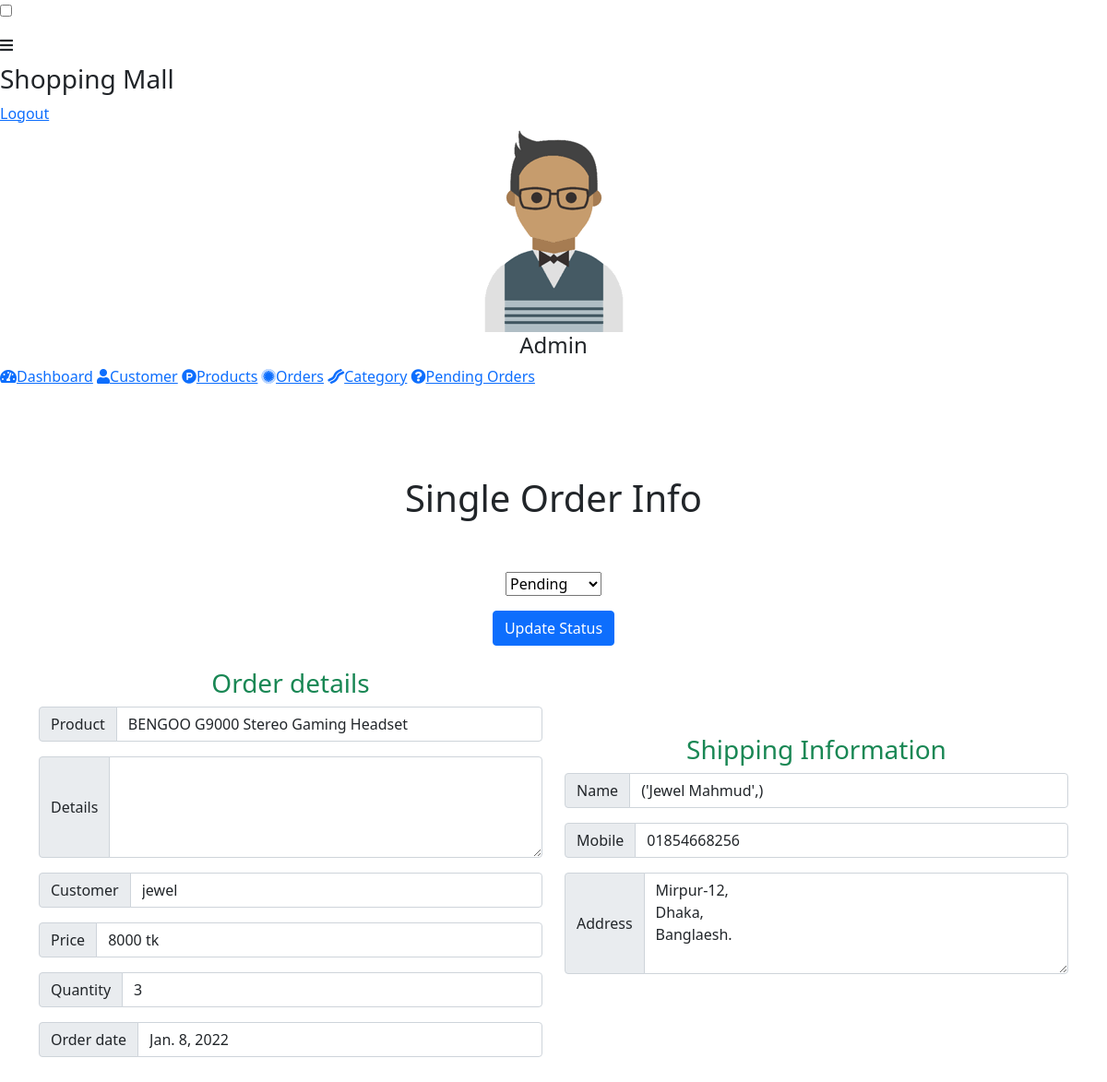
Page /admn/order-view/16 on the earlier database version.
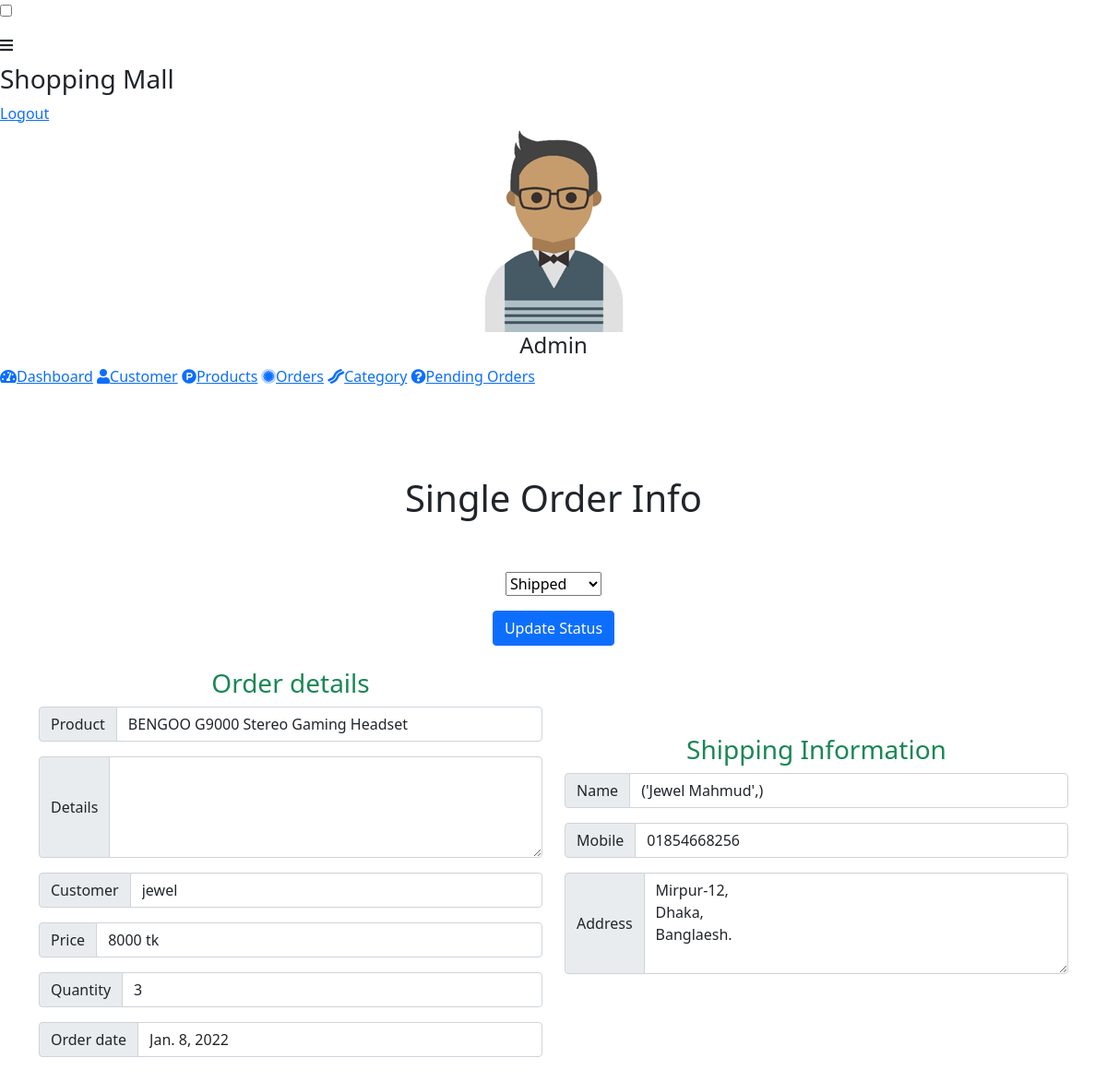
Same page on the later database version.
### customer/models.py (models this page shows, shortened)
class order(models.Model):
    statusList=[('Pending', 'Pending'),
                ('Processing', 'Processing'),
                ('Shipped', 'Shipped'),
                ('Delivered', 'Delivered'),
                ]
    product=models.ForeignKey(AMODEL.product, on_delete=models.SET_DEFAULT, default='Deleted')
    customer=models.ForeignKey(User, on_delete=models.CASCADE)
    price=models.PositiveIntegerField()
    qntt=models.PositiveIntegerField(default=1)
    fullName=models.CharField(max_length=20)
    mobile=models.CharField(max_length=20)
    address=models.CharField(max_length=100)
    orderedDate=models.DateField(default=datetime.now)
    status=models.CharField(max_length=20, choices=statusList, default='Pending')

### admn/models.py (models this page shows)
class product(models.Model):
	productCategory=models.ForeignKey(product_category, on_delete=models.SET_NULL, null=True, blank=True )
	name =models.CharField(max_length=50)
	price = models.PositiveIntegerField()
	desc =tinymce_models.HTMLField(null=True,blank=True)
	img =models.ImageField(default="product/default.png", upload_to="product/", null=True, blank=True)
	def __str__(self):
		return self.name

### admn/views.py (the view, shortened to what this page needs)
# urls.py: path('order-view/<int:pk>', views.single_order_view, name='order-view'),
def single_order_view(request, pk):
	single_order = CMODEL.order.objects.get(id=pk)
	status = CFORM.orderForm(instance=single_order)
	context = {
		'single_order': single_order,
		'status':status,
	}
	return render(request,'admn/single-order-view.html', context)

### customer/forms.py
class orderForm(forms.ModelForm):
    class Meta(object):
        model = order
        fields = ['status']

### templates/admn/single-order-view.html (shortened to what the changed rows need)
{% extends 'admn/adminbase.html' %}
{% load widget_tweaks %}
{% block content %}
<head>
    <link href="https://cdn.jsdelivr.net/npm/bootstrap@5.1.3/dist/css/bootstrap.min.css" rel="stylesheet">
</head>
    <div class="container text-center"> <h1>Single Order Info</h1></div>
    <br><br>
    <div class="container">
        <form method="post">
        <div class="row justify-content-center" >
             <div class="col-xs-5 col-md-4 text-center" >
                  <div class="text-center">
                    <p>{{status.status}}</p>
                </div>
                <br>
            </div>
        </div>
        </form>
        <div class="row">
            <div class="col-md-6 table-responsive border-primary">
                <div class="input-group mb-3">
                    <span class="input-group-text" id="inputGroup-sizing-default">Product</span>
                    <input value="{{single_order.product}}" required="" type="text" class="form-control" aria-label="Sizing example input" aria-describedby="inputGroup-sizing-default">
                  </div>
                  <div class="input-group mb-3">
                    <span class="input-group-text" id="inputGroup-sizing-default">Customer</span>
                    <input value="{{single_order.customer}}" required="" type="text" class="form-control" aria-label="Sizing example input" aria-describedby="inputGroup-sizing-default">
                  </div>
                  <div class="input-group mb-3">
                    <span class="input-group-text" id="inputGroup-sizing-default">Price</span>
                    <input value="{{single_order.price}} tk" required="" type="text" class="form-control" aria-label="Sizing example input" aria-describedby="inputGroup-sizing-default">
                  </div>
                  <div class="input-group mb-3">
                    <span class="input-group-text" id="inputGroup-sizing-default">Quantity</span>
                    <input value="{{single_order.qntt}}" required="" type="text" class="form-control" aria-label="Sizing example input" aria-describedby="inputGroup-sizing-default">
                  </div>
                  <div class="input-group mb-3">
                    <span class="input-group-text " id="inputGroup-sizing-default">Order date</span>
                    <input value="{{single_order.orderedDate}}" required="" type="text" class="form-control" aria-label="Sizing example input" aria-describedby="inputGroup-sizing-default">
                  </div>
            </div>
            <div class="col-md-6 text-center">
                <br><br><br>
                <div class="input-group mb-3">
                    <span class="input-group-text" id="inputGroup-sizing-default">Name</span>
                    <input value="{{single_order.fullName}}" required="" type="text" class="form-control" aria-label="Sizing example input" aria-describedby="inputGroup-sizing-default">
                  </div>
                  <div class="input-group mb-3">
                    <span class="input-group-text" id="inputGroup-sizing-default"> Mobile </span>
                    <input value="{{single_order.mobile}}" type="number" class="form-control" aria-label="Sizing example input" aria-describedby="inputGroup-sizing-default">
                  </div>
                  <div class="input-group mb-3">
                    <span class="input-group-text" id="inputGroup-sizing-default">Address</span>
                    <textarea class="form-control" rows="4" >{{single_order.address}} </textarea>
                </div>
                <br> <br>
            </div>
        </div>
        <br> <br>
    </div>
{% endblock %}

Differences in the rows shown:
changed order "8000 tk": status "Pending" → "Shipped"
